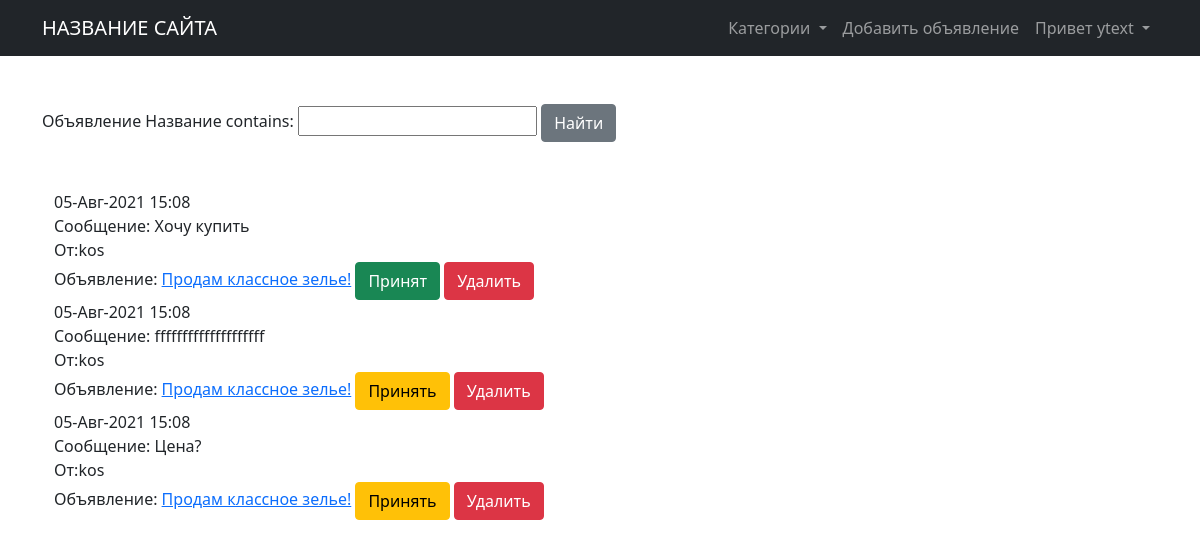
The page /posts/comments/ (signed in) on the database as committed earlier.
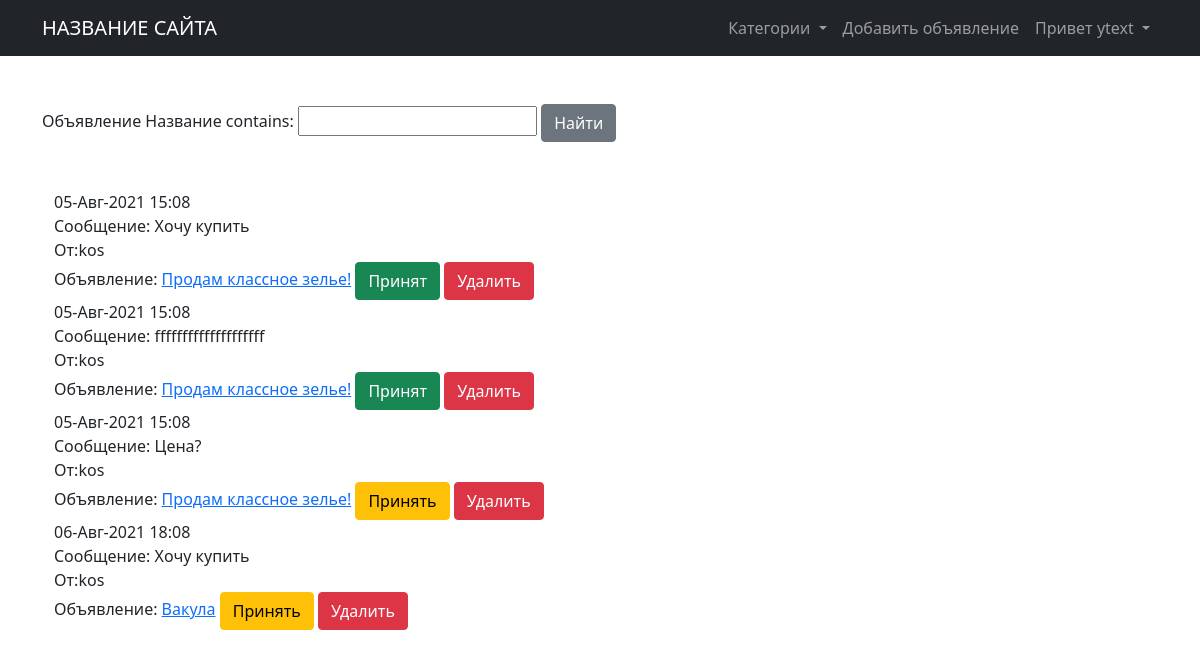
The same page on the database as committed later.
### posts/models.py (models this page shows, shortened)
class Comment(models.Model):
    post = models.ForeignKey(Post, on_delete=models.CASCADE, verbose_name='Объявление')
    user = models.ForeignKey(User, on_delete=models.CASCADE, verbose_name='Пользователь')
    comment = models.CharField(max_length=256, verbose_name='Отклик')
    comment_time = models.DateTimeField(auto_now_add=True, verbose_name='Время добавления')
    accept = models.BooleanField(default = False)
    class Meta:
        verbose_name = 'Коментарий'
        verbose_name_plural = 'Коментарии'

class Post(models.Model):
    class Category(models.TextChoices):
        TN = 'TN', 'Танки'
        HI = 'HI', 'Хилы'
        DD = 'DD', 'ДД'
        TR = 'TR', 'Торговцы'
        GM = 'GM', 'Гилдмастеры'
        QG = 'QG', 'Квестгиверы'
        AS = 'AS', 'Кузнецы'
        SK = 'SK', 'Кожевники'
        PM = 'PM', 'Зельевары'
        SM = 'SM', 'Мастера заклинаний'
        SL = 'SL', 'Выбрать'
    title = models.CharField(max_length=128, verbose_name='Название')
    content = models.TextField(blank=True, null=True, verbose_name='Описание')
    post_time = models.DateTimeField(auto_now_add=True, verbose_name='Время добавления')
    author = models.ForeignKey(User, on_delete=models.CASCADE, verbose_name='Автор')
    category = models.CharField(max_length=2,
                                choices=Category.choices,
                                default=Category.SL,
                                verbose_name='Категория')
    class Meta:
        verbose_name = 'Объявление'
        verbose_name_plural = 'Объявления'

### posts/views.py (the view)
# urls.py: path('comments/', CommentListView.as_view(), name='comments'),
class CommentListView(LoginRequiredMixin, ListView):
    model = Comment
    template_name = 'comments_list.html'
    context_object_name = 'comments'
    def get_context_data(self, **kwargs):  # забираем отфильтрованные объекты переопределяя метод get_context_data у наследуемого класса (привет, полиморфизм, мы скучали!!!)
        context = super().get_context_data(**kwargs)
        context['filter'] = CommentFilter(self.request.GET,
                                          queryset=Comment.objects.select_related('user', 'post', 'post__author').filter(post__author=self.request.user))
        return context

### posts/custom_context_processor.py (called while the page is built)
def site_name_render(request):
    return {
        'site_name': Site.objects.get_current().name,
    }

def cat_names_render(request):
    cat_names = {i.name: i.label for i in Post.Category}
    return {
        'cat_names': cat_names,
    }

### posts/templatetags/custom_filters.py (called while the page is built)
@register.filter(name='get_item')
def get_item(dictionary, key):
    return dictionary.get(key)

@register.filter(name='has_group')
def has_group(user, group_name):
    return user.groups.filter(name=group_name).exists()

### templates/comments_list.html (shortened to what this page needs)
{% extends 'base.html' %}
{% load custom_filters %}
{% block content %}
<form method="GET">
    {{ filter.form }}
    <input type="submit" value="Найти" class="btn btn-secondary">
</form>
    <br/><br/>
    {% for comment in filter.qs %}
        <div class="container px-8">
        {{ comment.comment_time|date:'d-M-Y H:m' }}<br/>
        Сообщение: {{ comment.comment }}<br/>
            От:{{ comment.user }}<br/>
        Объявление: <a href="{% url 'post_detail' comment.post.id %}">{{ comment.post.title}}</a>
            {% if not comment.accept %}
                   <a href="{% url 'comment_accept' comment.id %}" class="btn btn-warning">Принять</a>
            {% else %}
                <a href="" class="btn btn-success">Принят</a>
            {% endif %}
        <a href="{% url 'comment_delete' comment.id %}" class="btn btn-danger">Удалить</a>
        <br/>
        </div>
{% endfor %}
{% endblock content %}

Rows that differ between the two databases and show on the page:
changed Comment "ffffffffffffffffffff": accept "Принять" → "Принят"
added Comment: comment_time "06-Авг-2021 18:08", comment "Хочу купить", user "kos", post "Вакула", accept "Принять"
